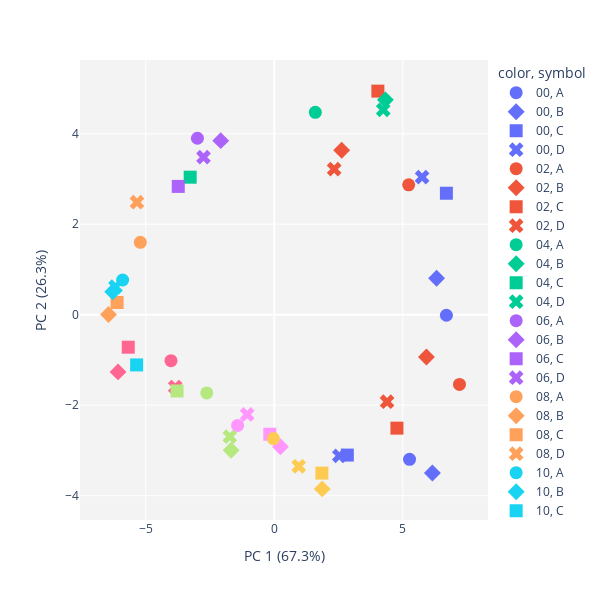
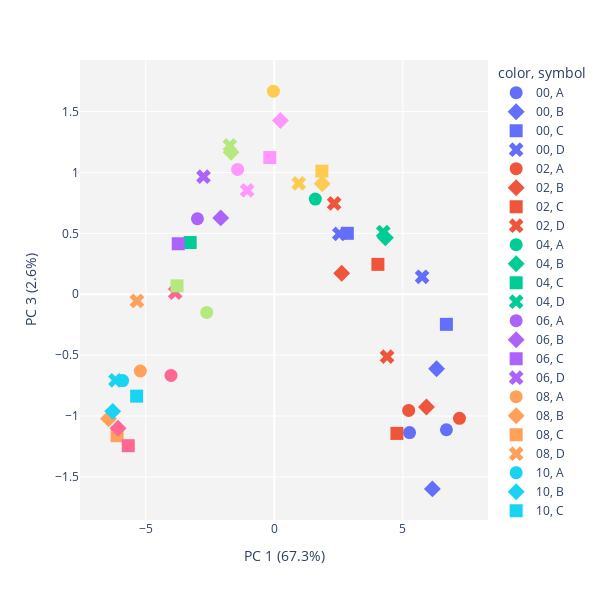
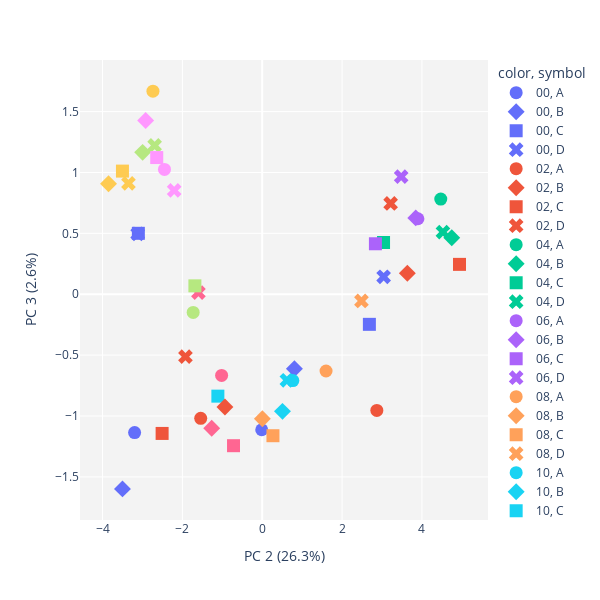

The cell these charts' notebook holds for them, in order:
### Code cell
print("------EXON-------")
run_PCA(dat_exon, x_1=1, x_2=2, col='time', shape='replicate', scale_d=False, log=False);
run_PCA(dat_exon, x_1=1, x_2=3, col='time', shape='replicate', scale_d=False, log=False);
run_PCA(dat_exon, x_1=2, x_2=3, col='time', shape='replicate', scale_d=False, log=False);
